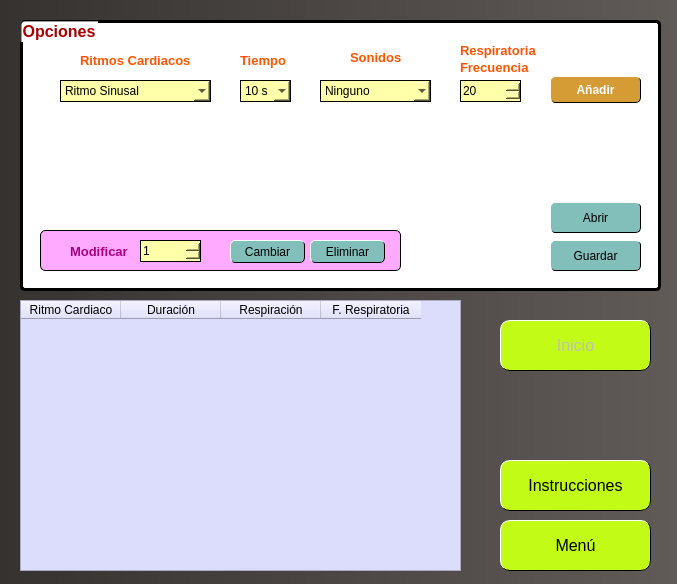
<?xml version="1.0" encoding="UTF-8"?>
<ui version="4.0">
 <class>EscenariosWin</class>
 <widget class="QDialog" name="EscenariosWin">
  <property name="geometry">
   <rect>
    <x>0</x>
    <y>0</y>
    <width>677</width>
    <height>584</height>
   </rect>
  </property>
  <property name="minimumSize">
   <size>
    <width>677</width>
    <height>584</height>
   </size>
  </property>
  <property name="maximumSize">
   <size>
    <width>840</width>
    <height>620</height>
   </size>
  </property>
  <property name="windowTitle">
   <string>Simulador de RCP</string>
  </property>
  <property name="windowIcon">
   <iconset resource="../Resources/Iconos.qrc">
    <normaloff>:/main/Icono.png</normaloff>:/main/Icono.png</iconset>
  </property>
  <property name="styleSheet">
   <string notr="true">background-color: qlineargradient(spread:pad, x1:0, y1:0, x2:1, y2:0, stop:0 rgba(53, 50, 48, 255), stop:1 rgba(97, 91, 88, 255));
</string>
  </property>
  <widget class="QPushButton" name="btninstrucciones">
   <property name="geometry">
    <rect>
     <x>500</x>
     <y>460</y>
     <width>151</width>
     <height>51</height>
    </rect>
   </property>
   <property name="font">
    <font>
     <pointsize>12</pointsize>
    </font>
   </property>
   <property name="styleSheet">
    <string notr="true">QPushButton{
background-color: rgb(194, 251, 21);
border: 1px solid;
border-radius:10px;
border-left-color:rgb(255, 255, 255);
border-top-color:rgb(255, 255, 255);
border-right-color:rgb(0, 0, 0);
border-bottom-color:rgb(0, 0, 0);
 }
QPushButton:pressed{ 
background-color: rgb(241, 214, 0);
border-right-color:rgb(100, 100, 100);
border-bottom-color:rgb(100, 100, 100);
border-left-color:rgb(100, 100, 100);
border-top-color:rgb(100, 100, 100);
 }</string>
   </property>
   <property name="text">
    <string>Instrucciones</string>
   </property>
   <property name="icon">
    <iconset resource="../Resources/Iconos.qrc">
     <normaloff>:/Botones/Instrucciones.png</normaloff>:/Botones/Instrucciones.png</iconset>
   </property>
   <property name="iconSize">
    <size>
     <width>40</width>
     <height>40</height>
    </size>
   </property>
  </widget>
  <widget class="QPushButton" name="btninicio">
   <property name="enabled">
    <bool>false</bool>
   </property>
   <property name="geometry">
    <rect>
     <x>500</x>
     <y>320</y>
     <width>151</width>
     <height>51</height>
    </rect>
   </property>
   <property name="font">
    <font>
     <pointsize>12</pointsize>
    </font>
   </property>
   <property name="styleSheet">
    <string notr="true">QPushButton{
background-color: rgb(194, 251, 21);
border: 1px solid;
border-radius:10px;
border-left-color:rgb(255, 255, 255);
border-top-color:rgb(255, 255, 255);
border-right-color:rgb(0, 0, 0);
border-bottom-color:rgb(0, 0, 0);
 }
QPushButton:pressed{ 
background-color: rgb(241, 214, 0);
border-right-color:rgb(100, 100, 100);
border-bottom-color:rgb(100, 100, 100);
border-left-color:rgb(100, 100, 100);
border-top-color:rgb(100, 100, 100);
 }</string>
   </property>
   <property name="text">
    <string>Inicio</string>
   </property>
   <property name="icon">
    <iconset resource="../Resources/Iconos.qrc">
     <normaloff>:/Botones/FIRST AID.png</normaloff>:/Botones/FIRST AID.png</iconset>
   </property>
   <property name="iconSize">
    <size>
     <width>40</width>
     <height>40</height>
    </size>
   </property>
  </widget>
  <widget class="QPushButton" name="btnmenu">
   <property name="geometry">
    <rect>
     <x>500</x>
     <y>520</y>
     <width>151</width>
     <height>51</height>
    </rect>
   </property>
   <property name="font">
    <font>
     <pointsize>12</pointsize>
    </font>
   </property>
   <property name="styleSheet">
    <string notr="true">QPushButton{
background-color: rgb(194, 251, 21);
border: 1px solid;
border-radius:10px;
border-left-color:rgb(255, 255, 255);
border-top-color:rgb(255, 255, 255);
border-right-color:rgb(0, 0, 0);
border-bottom-color:rgb(0, 0, 0);
 }
QPushButton:pressed{ 
background-color: rgb(241, 214, 0);
border-right-color:rgb(100, 100, 100);
border-bottom-color:rgb(100, 100, 100);
border-left-color:rgb(100, 100, 100);
border-top-color:rgb(100, 100, 100);
 }</string>
   </property>
   <property name="text">
    <string>Menú</string>
   </property>
   <property name="icon">
    <iconset resource="../Resources/Iconos.qrc">
     <normaloff>:/Botones/BRIGHTS HOME.png</normaloff>:/Botones/BRIGHTS HOME.png</iconset>
   </property>
   <property name="iconSize">
    <size>
     <width>40</width>
     <height>40</height>
    </size>
   </property>
  </widget>
  <widget class="QTableWidget" name="Tabla">
   <property name="geometry">
    <rect>
     <x>20</x>
     <y>300</y>
     <width>441</width>
     <height>271</height>
    </rect>
   </property>
   <property name="styleSheet">
    <string notr="true">background-color: rgb(220, 220, 253);</string>
   </property>
   <property name="lineWidth">
    <number>1</number>
   </property>
   <property name="midLineWidth">
    <number>0</number>
   </property>
   <column>
    <property name="text">
     <string>Ritmo Cardiaco</string>
    </property>
   </column>
   <column>
    <property name="text">
     <string>Duración</string>
    </property>
   </column>
   <column>
    <property name="text">
     <string>Respiración</string>
    </property>
   </column>
   <column>
    <property name="text">
     <string>F. Respiratoria</string>
    </property>
   </column>
  </widget>
  <widget class="QGroupBox" name="groupBox">
   <property name="geometry">
    <rect>
     <x>20</x>
     <y>20</y>
     <width>641</width>
     <height>271</height>
    </rect>
   </property>
   <property name="font">
    <font>
     <pointsize>12</pointsize>
     <weight>75</weight>
     <bold>true</bold>
    </font>
   </property>
   <property name="toolTip">
    <string/>
   </property>
   <property name="whatsThis">
    <string/>
   </property>
   <property name="styleSheet">
    <string notr="true">color:rgb(170, 0, 127);

color: rgb(170, 0, 0);
background-color: rgb(255, 255, 255);
border:3px solid;
border-radius: 5px</string>
   </property>
   <property name="title">
    <string>Opciones</string>
   </property>
   <widget class="QPushButton" name="btnanadir">
    <property name="geometry">
     <rect>
      <x>530</x>
      <y>56</y>
      <width>91</width>
      <height>27</height>
     </rect>
    </property>
    <property name="font">
     <font>
      <pointsize>9</pointsize>
      <weight>75</weight>
      <bold>true</bold>
     </font>
    </property>
    <property name="styleSheet">
     <string notr="true">QPushButton{
color: rgb(255, 255, 255);
	background-color:rgb(255, 85, 0);
	background-color: rgb(0, 255, 127);
	background-color: rgb(157, 247, 255);
	background-color: rgb(255, 255, 127);
	background-color: rgb(213, 155, 53);
border: 1px solid;
border-radius:5px;
border-left-color:rgb(255, 255, 255);
border-top-color:rgb(255, 255, 255);
border-right-color:rgb(0, 0, 0);
border-bottom-color:rgb(0, 0, 0);
 }
QPushButton:pressed{ 
background-color: rgb(241, 214, 0);
border-right-color:rgb(100, 100, 100);
border-bottom-color:rgb(100, 100, 100);
border-left-color:rgb(100, 100, 100);
border-top-color:rgb(100, 100, 100);
 }</string>
    </property>
    <property name="text">
     <string>Añadir</string>
    </property>
   </widget>
   <widget class="QComboBox" name="cbtiempo">
    <property name="geometry">
     <rect>
      <x>220</x>
      <y>60</y>
      <width>51</width>
      <height>22</height>
     </rect>
    </property>
    <property name="styleSheet">
     <string notr="true">color:rgb(0, 0, 0);
background-color: rgb(255, 255, 170);
border: 1px solid;
border-radius: 0px;</string>
    </property>
    <item>
     <property name="text">
      <string>10 s</string>
     </property>
    </item>
    <item>
     <property name="text">
      <string>20 s</string>
     </property>
    </item>
    <item>
     <property name="text">
      <string>30 s</string>
     </property>
    </item>
    <item>
     <property name="text">
      <string>40 s</string>
     </property>
    </item>
    <item>
     <property name="text">
      <string>50 s</string>
     </property>
    </item>
    <item>
     <property name="text">
      <string>60 s</string>
     </property>
    </item>
   </widget>
   <widget class="QLabel" name="label_2">
    <property name="geometry">
     <rect>
      <x>220</x>
      <y>30</y>
      <width>51</width>
      <height>21</height>
     </rect>
    </property>
    <property name="styleSheet">
     <string notr="true">color:rgb(255, 85, 0);
background-color: transparent;
border: 1px;
</string>
    </property>
    <property name="text">
     <string>&lt;html&gt;&lt;head/&gt;&lt;body&gt;&lt;p&gt;&lt;span style=&quot; font-size:10pt; font-weight:600;&quot;&gt;Tiempo&lt;/span&gt;&lt;/p&gt;&lt;/body&gt;&lt;/html&gt;</string>
    </property>
   </widget>
   <widget class="QComboBox" name="cbpatologias">
    <property name="geometry">
     <rect>
      <x>40</x>
      <y>60</y>
      <width>151</width>
      <height>22</height>
     </rect>
    </property>
    <property name="styleSheet">
     <string notr="true">color:rgb(0, 0, 0);
background-color: rgb(255, 255, 170);
border: 1px solid;
border-radius: 0px;</string>
    </property>
    <item>
     <property name="text">
      <string>Ritmo Sinusal</string>
     </property>
    </item>
    <item>
     <property name="text">
      <string>Asistolia</string>
     </property>
    </item>
    <item>
     <property name="text">
      <string>Bradicardia Sinusal</string>
     </property>
    </item>
    <item>
     <property name="text">
      <string>Fibrilación Auricular</string>
     </property>
    </item>
    <item>
     <property name="text">
      <string>Fibrilación Ventricular</string>
     </property>
    </item>
    <item>
     <property name="text">
      <string>Taquicardia Ventricular</string>
     </property>
    </item>
    <item>
     <property name="text">
      <string>Taquicardia Supraventricular</string>
     </property>
    </item>
   </widget>
   <widget class="QLabel" name="label">
    <property name="geometry">
     <rect>
      <x>60</x>
      <y>30</y>
      <width>121</width>
      <height>21</height>
     </rect>
    </property>
    <property name="styleSheet">
     <string notr="true">color:rgb(255, 85, 0);
background-color: transparent;
border: 1px;</string>
    </property>
    <property name="text">
     <string>&lt;html&gt;&lt;head/&gt;&lt;body&gt;&lt;p&gt;&lt;span style=&quot; font-size:10pt; font-weight:600;&quot;&gt;Ritmos Cardiacos&lt;/span&gt;&lt;/p&gt;&lt;/body&gt;&lt;/html&gt;</string>
    </property>
   </widget>
   <widget class="QLabel" name="label_3">
    <property name="geometry">
     <rect>
      <x>330</x>
      <y>30</y>
      <width>61</width>
      <height>16</height>
     </rect>
    </property>
    <property name="styleSheet">
     <string notr="true">color:rgb(255, 85, 0);
background-color: transparent;
border: 1px;</string>
    </property>
    <property name="text">
     <string>&lt;html&gt;&lt;head/&gt;&lt;body&gt;&lt;p&gt;&lt;span style=&quot; font-size:10pt; font-weight:600;&quot;&gt;Sonidos&lt;/span&gt;&lt;/p&gt;&lt;/body&gt;&lt;/html&gt;</string>
    </property>
   </widget>
   <widget class="QLabel" name="label_4">
    <property name="geometry">
     <rect>
      <x>440</x>
      <y>40</y>
      <width>71</width>
      <height>16</height>
     </rect>
    </property>
    <property name="styleSheet">
     <string notr="true">color:rgb(255, 85, 0);
background-color: transparent;
border: 1px;</string>
    </property>
    <property name="text">
     <string>&lt;html&gt;&lt;head/&gt;&lt;body&gt;&lt;p&gt;&lt;span style=&quot; font-size:10pt; font-weight:600;&quot;&gt;Frecuencia&lt;/span&gt;&lt;/p&gt;&lt;/body&gt;&lt;/html&gt;</string>
    </property>
   </widget>
   <widget class="QSpinBox" name="sbfrespiracion">
    <property name="geometry">
     <rect>
      <x>440</x>
      <y>60</y>
      <width>61</width>
      <height>22</height>
     </rect>
    </property>
    <property name="styleSheet">
     <string notr="true">color:rgb(0, 0, 0);
background-color: rgb(255, 255, 170);
border: 1px solid;
border-radius: 0px;</string>
    </property>
    <property name="minimum">
     <number>20</number>
    </property>
    <property name="maximum">
     <number>40</number>
    </property>
    <property name="singleStep">
     <number>1</number>
    </property>
   </widget>
   <widget class="QComboBox" name="cbrespiracion">
    <property name="geometry">
     <rect>
      <x>300</x>
      <y>60</y>
      <width>111</width>
      <height>22</height>
     </rect>
    </property>
    <property name="styleSheet">
     <string notr="true">color:rgb(0, 0, 0);
background-color: rgb(255, 255, 170);
border: 1px solid;
border-radius: 0px;</string>
    </property>
    <item>
     <property name="text">
      <string>Ninguno</string>
     </property>
    </item>
    <item>
     <property name="text">
      <string>Jadeo</string>
     </property>
    </item>
    <item>
     <property name="text">
      <string>Respiración normal</string>
     </property>
    </item>
    <item>
     <property name="text">
      <string>Respiración agónica</string>
     </property>
    </item>
    <item>
     <property name="text">
      <string>Tos</string>
     </property>
    </item>
    <item>
     <property name="text">
      <string>Usuario</string>
     </property>
    </item>
   </widget>
   <widget class="QPushButton" name="btncargar">
    <property name="geometry">
     <rect>
      <x>530</x>
      <y>182</y>
      <width>91</width>
      <height>31</height>
     </rect>
    </property>
    <property name="font">
     <font>
      <pointsize>9</pointsize>
     </font>
    </property>
    <property name="styleSheet">
     <string notr="true">QPushButton{
color: rgb(0, 0, 0);
background-color: rgb(130, 191, 186);
border: 1px solid;
border-radius:5px;
border-left-color:rgb(255, 255, 255);
border-top-color:rgb(255, 255, 255);
border-right-color:rgb(0, 0, 0);
border-bottom-color:rgb(0, 0, 0);
 }
QPushButton:pressed{ 
background-color: rgb(241, 214, 0);
border-right-color:rgb(100, 100, 100);
border-bottom-color:rgb(100, 100, 100);
border-left-color:rgb(100, 100, 100);
border-top-color:rgb(100, 100, 100);
 }</string>
    </property>
    <property name="text">
     <string>Abrir</string>
    </property>
    <property name="icon">
     <iconset resource="../Resources/Iconos.qrc">
      <normaloff>:/Botones/open.ico</normaloff>:/Botones/open.ico</iconset>
    </property>
   </widget>
   <widget class="QPushButton" name="btnguardar">
    <property name="geometry">
     <rect>
      <x>530</x>
      <y>220</y>
      <width>91</width>
      <height>31</height>
     </rect>
    </property>
    <property name="font">
     <font>
      <pointsize>9</pointsize>
     </font>
    </property>
    <property name="styleSheet">
     <string notr="true">QPushButton{
color: rgb(0, 0, 0);
background-color: rgb(130, 191, 186);
border: 1px solid;
border-radius:5px;
border-left-color:rgb(255, 255, 255);
border-top-color:rgb(255, 255, 255);
border-right-color:rgb(0, 0, 0);
border-bottom-color:rgb(0, 0, 0);
 }
QPushButton:pressed{ 
background-color: rgb(241, 214, 0);
border-right-color:rgb(100, 100, 100);
border-bottom-color:rgb(100, 100, 100);
border-left-color:rgb(100, 100, 100);
border-top-color:rgb(100, 100, 100);
 }</string>
    </property>
    <property name="text">
     <string>Guardar</string>
    </property>
    <property name="icon">
     <iconset resource="../Resources/Iconos.qrc">
      <normaloff>:/Botones/Save.png</normaloff>:/Botones/Save.png</iconset>
    </property>
   </widget>
   <widget class="QFrame" name="frame">
    <property name="enabled">
     <bool>false</bool>
    </property>
    <property name="geometry">
     <rect>
      <x>20</x>
      <y>210</y>
      <width>361</width>
      <height>41</height>
     </rect>
    </property>
    <property name="styleSheet">
     <string notr="true">color:rgb(170, 0, 127);
background-color: rgb(255, 170, 255);
border:1px solid;
border-color:rgb(0, 0, 0);
</string>
    </property>
    <property name="frameShape">
     <enum>QFrame::StyledPanel</enum>
    </property>
    <property name="frameShadow">
     <enum>QFrame::Raised</enum>
    </property>
    <widget class="QPushButton" name="btncambiar">
     <property name="geometry">
      <rect>
       <x>190</x>
       <y>10</y>
       <width>75</width>
       <height>23</height>
      </rect>
     </property>
     <property name="font">
      <font>
       <pointsize>9</pointsize>
      </font>
     </property>
     <property name="styleSheet">
      <string notr="true">QPushButton{
color: rgb(0, 0, 0);
background-color: rgb(130, 191, 186);

border: 1px solid;
border-radius:5px;
border-left-color:rgb(255, 255, 255);
border-top-color:rgb(255, 255, 255);
border-right-color:rgb(0, 0, 0);
border-bottom-color:rgb(0, 0, 0);
 }
QPushButton:pressed{ 
background-color: rgb(241, 214, 0);
border-right-color:rgb(100, 100, 100);
border-bottom-color:rgb(100, 100, 100);
border-left-color:rgb(100, 100, 100);
border-top-color:rgb(100, 100, 100);
 }</string>
     </property>
     <property name="text">
      <string>Cambiar</string>
     </property>
    </widget>
    <widget class="QLabel" name="label_5">
     <property name="geometry">
      <rect>
       <x>30</x>
       <y>11</y>
       <width>71</width>
       <height>21</height>
      </rect>
     </property>
     <property name="styleSheet">
      <string notr="true">background-color: transparent;
border: 1px;</string>
     </property>
     <property name="text">
      <string>&lt;html&gt;&lt;head/&gt;&lt;body&gt;&lt;p&gt;&lt;span style=&quot; font-size:10pt; font-weight:600;&quot;&gt;Modificar&lt;/span&gt;&lt;/p&gt;&lt;/body&gt;&lt;/html&gt;</string>
     </property>
    </widget>
    <widget class="QSpinBox" name="sbmodificar">
     <property name="geometry">
      <rect>
       <x>100</x>
       <y>10</y>
       <width>61</width>
       <height>22</height>
      </rect>
     </property>
     <property name="styleSheet">
      <string notr="true">color:rgb(0, 0, 0);
background-color: rgb(255, 255, 170);
border: 1px solid;
border-radius: 0px;</string>
     </property>
     <property name="minimum">
      <number>1</number>
     </property>
     <property name="maximum">
      <number>1</number>
     </property>
    </widget>
    <widget class="QPushButton" name="btnremover">
     <property name="geometry">
      <rect>
       <x>270</x>
       <y>10</y>
       <width>75</width>
       <height>23</height>
      </rect>
     </property>
     <property name="font">
      <font>
       <pointsize>9</pointsize>
      </font>
     </property>
     <property name="styleSheet">
      <string notr="true">QPushButton{
color: rgb(0, 0, 0);
background-color: rgb(130, 191, 186);
border: 1px solid;
border-radius:5px;
border-left-color:rgb(255, 255, 255);
border-top-color:rgb(255, 255, 255);
border-right-color:rgb(0, 0, 0);
border-bottom-color:rgb(0, 0, 0);
 }
QPushButton:pressed{ 
background-color: rgb(241, 214, 0);
border-right-color:rgb(100, 100, 100);
border-bottom-color:rgb(100, 100, 100);
border-left-color:rgb(100, 100, 100);
border-top-color:rgb(100, 100, 100);
 }</string>
     </property>
     <property name="text">
      <string>Eliminar</string>
     </property>
    </widget>
   </widget>
   <widget class="QLabel" name="label_6">
    <property name="geometry">
     <rect>
      <x>440</x>
      <y>20</y>
      <width>81</width>
      <height>21</height>
     </rect>
    </property>
    <property name="styleSheet">
     <string notr="true">color:rgb(255, 85, 0);
background-color: transparent;
border: 1px;</string>
    </property>
    <property name="text">
     <string>&lt;html&gt;&lt;head/&gt;&lt;body&gt;&lt;p&gt;&lt;span style=&quot; font-size:10pt; font-weight:600;&quot;&gt;Respiratoria&lt;/span&gt;&lt;/p&gt;&lt;/body&gt;&lt;/html&gt;</string>
    </property>
   </widget>
  </widget>
 </widget>
 <resources>
  <include location="../Resources/Iconos.qrc"/>
 </resources>
 <connections/>
</ui>
